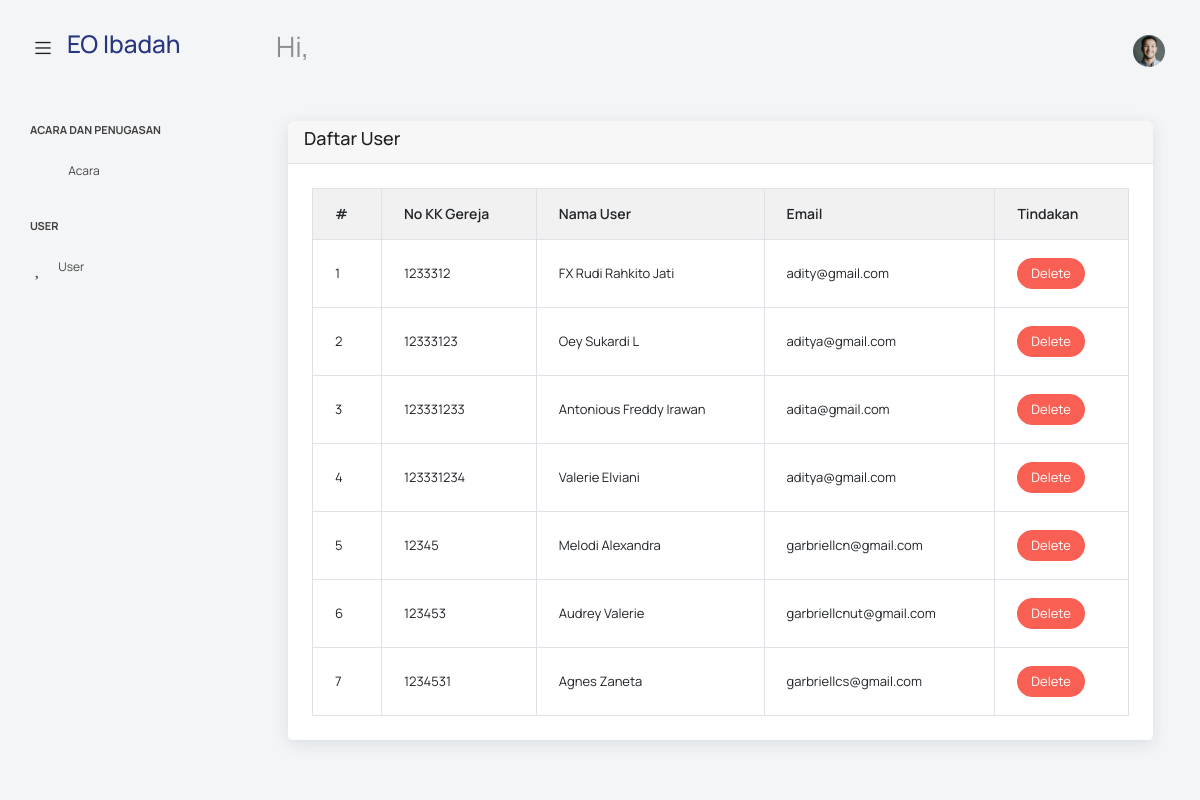
The page /index.php/admin/user/list_user on the database as committed earlier.
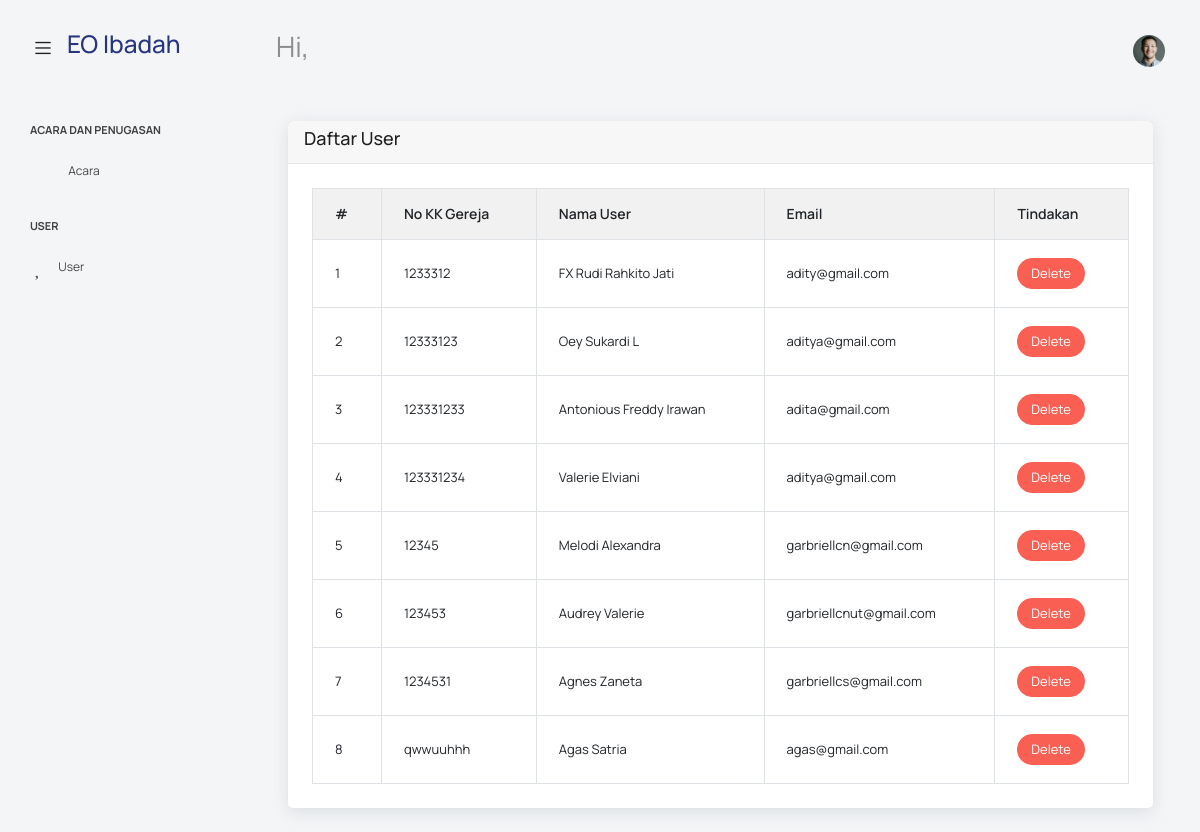
The same page on the database as committed later.
### tables this page shows
CREATE TABLE `user` (
  `no_kk_gereja` varchar(14) NOT NULL,
  `email` varchar(100) NOT NULL,
  `username` varchar(100) NOT NULL,
  `password` text NOT NULL
);

### application/controllers/admin/User.php (called while the page is built, shortened)
<?php
class User extends CI_Controller
{
    public function list_user()
    {
        $data['user'] = $this->petugas->userPetugas()->result();
        $master['page'] = $this->load->view('new_admin/user/daftar', $data, TRUE);
        $master['nama'] = "Agus";
        $master['title'] = "Daftar User";
        $this->load->view('new_admin/template', $master);
    }
}

### index.php (called while the page is built, shortened)
<?php
require_once BASEPATH.'core/CodeIgniter.php';

### application/models/User_m.php (called while the page is built, shortened)
<?php
class User_m extends CI_Model
{
    public function userPetugas($kolom = "*", $where = [], $orderBy = null, $like = null, $limit = [], $isShowCompile = false)
    {
        $q = $this->db->select($kolom)
            ->from('user');
        if ($isShowCompile) {
            return $q->get_compiled_select();
        } else {
            return $q->get();
        }
    }
}

### application/views/new_admin/user/daftar.php (the view)
<div class="container">
    <div class="card">
        <div class="card-header">
            <h4>Daftar User</h4>
        </div>
        <div class="card-body">
            <div class="table-responsive">
                <table class="table table-sm table-bordered">
                    <thead style="background-color: #f1f1f1;">
                        <tr>
                            <th>#</th>
                            <th>No KK Gereja</th>
                            <th>Nama User</th>
                            <th>Email</th>
                            <th>Tindakan</th>
                        </tr>
                    </thead>
                    <tbody>
                        <?php foreach ($user as $key => $usr) { ?>
                            <tr>
                                <td><?= $key + 1 ?></td>
                                <td><?= $usr->no_kk_gereja ?></td>
                                <td><?= $usr->username ?></td>
                                <td><?= $usr->email ?></td>
                                <td>
                                    <a href="<?= site_url('admin/user/delete?email=' . $usr->email) ?>" onclick="return confirm('Hapus data user ini?')" class="btn btn-danger btn-sm">Delete</a>
                                </td>
                            </tr>
                        <?php } ?>
                    </tbody>
                </table>
            </div>
        </div>
    </div>
</div>

Rows that differ between the two databases and show on the page:
added user: no_kk_gereja "qwwuuhhh", username "Agas Satria", email "agas@gmail.com"
